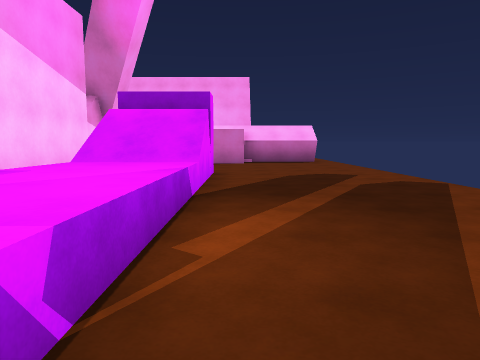
[1] (above)

12 first-person views from a walk through a scene from a Unity 3-D project. The camera is 1.3 m above the floor, tilts 6° down and sees 70° across. The floor is counted in squares, 2 m on a side. Each view is taken from the middle of a square. On the plan, view 1 faces up. The plan holds only what a view shows up to about 10 squares ahead; the rest is blank. The place goes on beyond the plan. The player is left out.

[2]
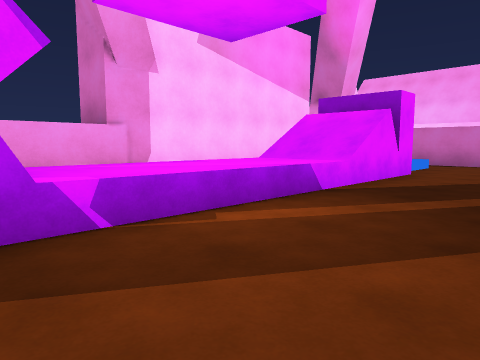

[3]
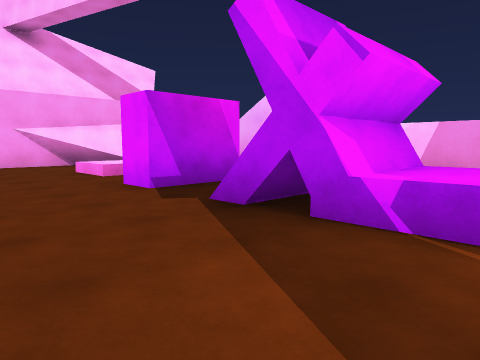

[4]
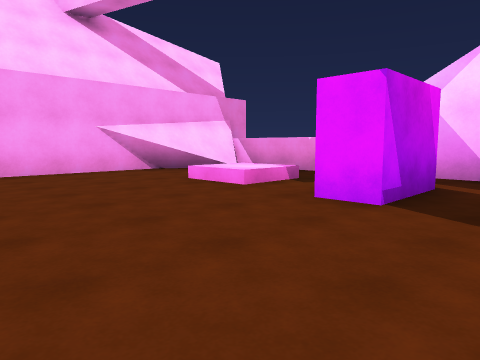

[5]
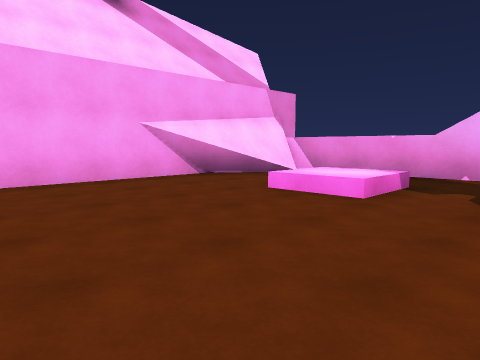

[6]
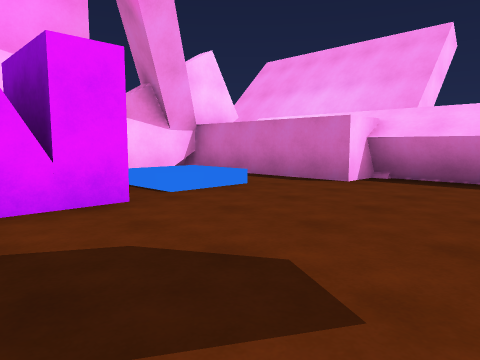

[7]
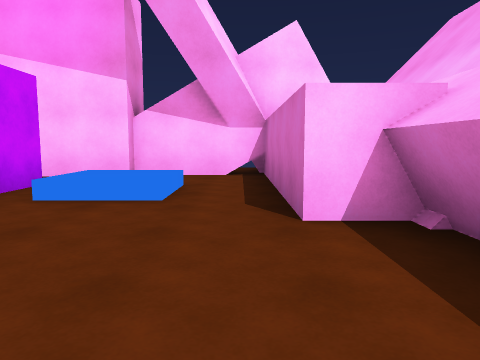

[8]
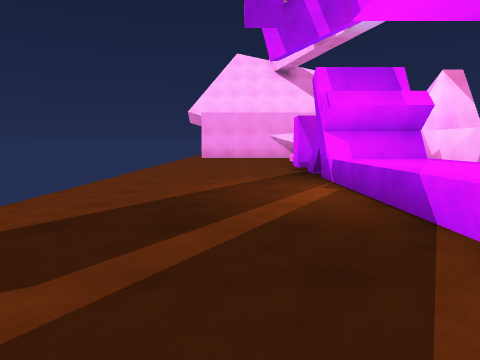

[9]
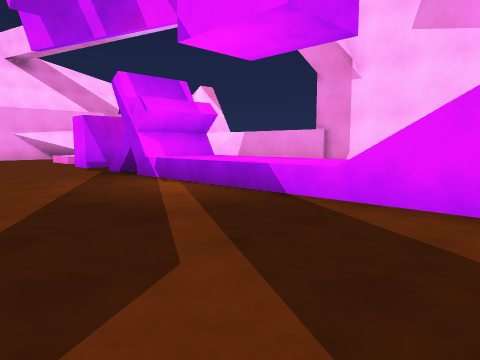

[10]
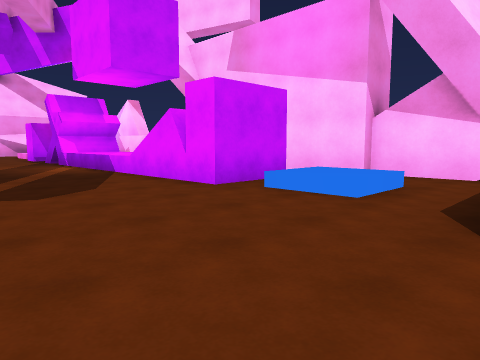

[11]
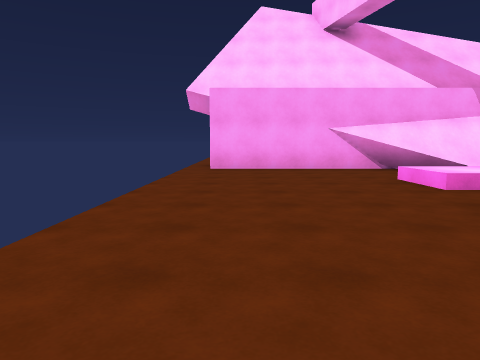

[12]
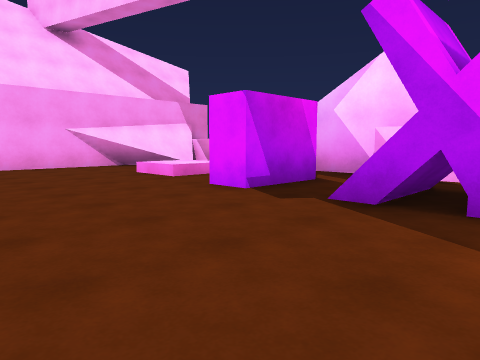

### Floor plan
Key: @ floor where view 1 was taken; # wall or solid block; . main floor; : floor 0.5 m higher than the main floor; / step, stairs or slope; = window, fence, low wall or low ledge; ^ raised ledge.
Columns run from 5 left of view 1 to 3 right of it. Each row starts with its distance up from view 1.
 13      ###
 12 ######...
 11 #........
 10 #..//....
  9 #  :/....
  8  # ......
  7  # ##....
  6  #  #....
  5  # ^^....
  4  # ^^....
  3  # ^^....
  2  # ^^....
  1  # ^^....
  0  #.##@...
 -1  #. /....
 -2 ##.......
 -3 #..##....
 -4 #........
 -5 #..//....
 -6 #. :/....
 -7 #. ......
 -8 #.=......
 -9 ########.

Positions as (right, up) in squares from view 1, and headings:
1: (0, 0), facing up
2: (2, 0), facing up-left
3: (2, 2), facing down-left
4: (3, -1), facing down-left
5: (3, -3), facing down-left
6: (3, 6), facing up-left
7: (3, 11), facing left
8: (1, 7), facing down
9: (3, 7), facing down-left
10: (3, 12), facing down-left
11: (2, 0), facing down
12: (3, 1), facing down-left
